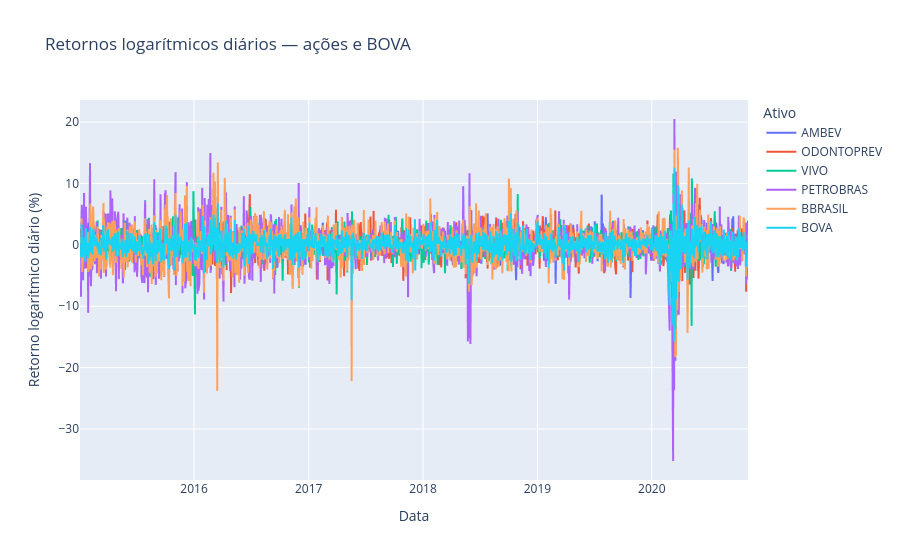

Source (notebook cell):
### Code cell
figura = px.line(
    retornos_log * 100,
    title='Retornos logarítmicos diários — ações e BOVA',
    labels={'Date': 'Data', 'value': 'Retorno logarítmico diário (%)', 'variable': 'Ativo'},
)
figura.show()

### Figure 1 — Plotly figure (JSON) as saved in the notebook; plotly's stock layout.template omitted (floating-point values rounded to 4 significant figures; data arrays with more than 128 entries replaced by an {"elided": "..."} marker saying what was removed)
{"data": [{"hovertemplate": "Ativo=AMBEV<br>Data=%{x}<br>Retorno logarítmico diário (%)=%{y}<extra></extra>", "legendgroup": "AMBEV", "line": {"color": "#636efa", "dash": "solid"}, "marker": {"symbol": "circle"}, "mode": "lines", "name": "AMBEV", "showlegend": true, "type": "scattergl", "x": {"elided": "1446 str values"}, "xaxis": "x", "y": {"elided": "1446 float values"}, "yaxis": "y"}, {"hovertemplate": "Ativo=ODONTOPREV<br>Data=%{x}<br>Retorno logarítmico diário (%)=%{y}<extra></extra>", "legendgroup": "ODONTOPREV", "line": {"color": "#EF553B", "dash": "solid"}, "marker": {"symbol": "circle"}, "mode": "lines", "name": "ODONTOPREV", "showlegend": true, "type": "scattergl", "x": {"elided": "1446 str values"}, "xaxis": "x", "y": {"elided": "1446 float values"}, "yaxis": "y"}, {"hovertemplate": "Ativo=VIVO<br>Data=%{x}<br>Retorno logarítmico diário (%)=%{y}<extra></extra>", "legendgroup": "VIVO", "line": {"color": "#00cc96", "dash": "solid"}, "marker": {"symbol": "circle"}, "mode": "lines", "name": "VIVO", "showlegend": true, "type": "scattergl", "x": {"elided": "1446 str values"}, "xaxis": "x", "y": {"elided": "1446 float values"}, "yaxis": "y"}, {"hovertemplate": "Ativo=PETROBRAS<br>Data=%{x}<br>Retorno logarítmico diário (%)=%{y}<extra></extra>", "legendgroup": "PETROBRAS", "line": {"color": "#ab63fa", "dash": "solid"}, "marker": {"symbol": "circle"}, "mode": "lines", "name": "PETROBRAS", "showlegend": true, "type": "scattergl", "x": {"elided": "1446 str values"}, "xaxis": "x", "y": {"elided": "1446 float values"}, "yaxis": "y"}, {"hovertemplate": "Ativo=BBRASIL<br>Data=%{x}<br>Retorno logarítmico diário (%)=%{y}<extra></extra>", "legendgroup": "BBRASIL", "line": {"color": "#FFA15A", "dash": "solid"}, "marker": {"symbol": "circle"}, "mode": "lines", "name": "BBRASIL", "showlegend": true, "type": "scattergl", "x": {"elided": "1446 str values"}, "xaxis": "x", "y": {"elided": "1446 float values"}, "yaxis": "y"}, {"hovertemplate": "Ativo=BOVA<br>Data=%{x}<br>Retorno logarítmico diário (%)=%{y}<extra></extra>", "legendgroup": "BOVA", "line": {"color": "#19d3f3", "dash": "solid"}, "marker": {"symbol": "circle"}, "mode": "lines", "name": "BOVA", "showlegend": true, "type": "scattergl", "x": {"elided": "1446 str values"}, "xaxis": "x", "y": {"elided": "1446 float values"}, "yaxis": "y"}], "layout": {"legend": {"title": {"text": "Ativo"}, "tracegroupgap": 0}, "title": {"text": "Retornos logarítmicos diários — ações e BOVA"}, "xaxis": {"anchor": "y", "domain": [0, 1], "title": {"text": "Data"}}, "yaxis": {"anchor": "x", "domain": [0, 1], "title": {"text": "Retorno logarítmico diário (%)"}}}}
